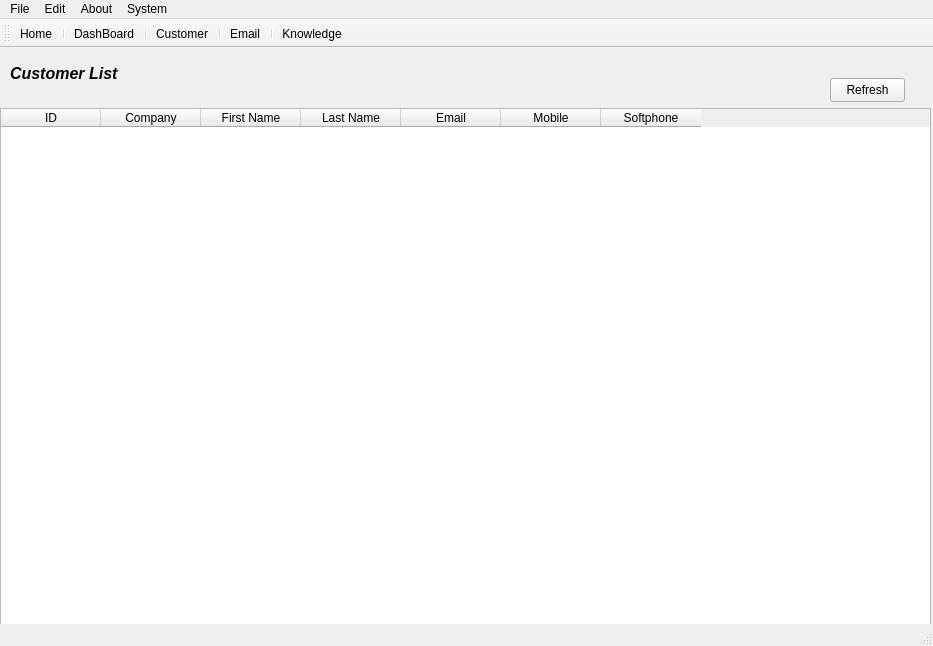
<?xml version="1.0" encoding="UTF-8"?>
<ui version="4.0">
 <class>CustomerList</class>
 <widget class="QMainWindow" name="CustomerList">
  <property name="geometry">
   <rect>
    <x>0</x>
    <y>0</y>
    <width>933</width>
    <height>646</height>
   </rect>
  </property>
  <property name="windowTitle">
   <string>MainWindow</string>
  </property>
  <widget class="QWidget" name="centralwidget">
   <widget class="QTableWidget" name="customerTableWidget">
    <property name="geometry">
     <rect>
      <x>0</x>
      <y>60</y>
      <width>931</width>
      <height>541</height>
     </rect>
    </property>
    <column>
     <property name="text">
      <string>ID</string>
     </property>
    </column>
    <column>
     <property name="text">
      <string>Company</string>
     </property>
    </column>
    <column>
     <property name="text">
      <string>First Name</string>
     </property>
    </column>
    <column>
     <property name="text">
      <string>Last Name</string>
     </property>
    </column>
    <column>
     <property name="text">
      <string>Email</string>
     </property>
    </column>
    <column>
     <property name="text">
      <string>Mobile</string>
     </property>
    </column>
    <column>
     <property name="text">
      <string>Softphone</string>
     </property>
    </column>
   </widget>
   <widget class="QLabel" name="label">
    <property name="geometry">
     <rect>
      <x>10</x>
      <y>10</y>
      <width>121</width>
      <height>31</height>
     </rect>
    </property>
    <property name="font">
     <font>
      <pointsize>12</pointsize>
      <italic>true</italic>
      <bold>true</bold>
     </font>
    </property>
    <property name="text">
     <string>Customer List</string>
    </property>
   </widget>
   <widget class="QPushButton" name="updateButton">
    <property name="geometry">
     <rect>
      <x>830</x>
      <y>30</y>
      <width>75</width>
      <height>24</height>
     </rect>
    </property>
    <property name="text">
     <string>Refresh</string>
    </property>
   </widget>
  </widget>
  <widget class="QMenuBar" name="menubar">
   <property name="geometry">
    <rect>
     <x>0</x>
     <y>0</y>
     <width>933</width>
     <height>22</height>
    </rect>
   </property>
   <widget class="QMenu" name="menuFile">
    <property name="title">
     <string>File</string>
    </property>
   </widget>
   <widget class="QMenu" name="menuEdit">
    <property name="title">
     <string>Edit</string>
    </property>
   </widget>
   <widget class="QMenu" name="menuAbout">
    <property name="title">
     <string>About</string>
    </property>
   </widget>
   <widget class="QMenu" name="menuSystem">
    <property name="title">
     <string>System</string>
    </property>
    <addaction name="actionHome"/>
    <addaction name="actionDashBoard"/>
    <addaction name="actionCustomer"/>
    <addaction name="actionEmail"/>
    <addaction name="actionKnowledge"/>
   </widget>
   <addaction name="menuFile"/>
   <addaction name="menuEdit"/>
   <addaction name="menuAbout"/>
   <addaction name="menuSystem"/>
  </widget>
  <widget class="QStatusBar" name="statusbar"/>
  <widget class="QToolBar" name="toolBar">
   <property name="windowTitle">
    <string>toolBar</string>
   </property>
   <attribute name="toolBarArea">
    <enum>TopToolBarArea</enum>
   </attribute>
   <attribute name="toolBarBreak">
    <bool>false</bool>
   </attribute>
   <addaction name="actionHome"/>
   <addaction name="separator"/>
   <addaction name="actionDashBoard"/>
   <addaction name="separator"/>
   <addaction name="actionCustomer"/>
   <addaction name="separator"/>
   <addaction name="actionEmail"/>
   <addaction name="separator"/>
   <addaction name="actionKnowledge"/>
  </widget>
  <action name="actionHome">
   <property name="icon">
    <iconset resource="Resources.qrc">
     <normaloff>:/Images/Home.png</normaloff>:/Images/Home.png</iconset>
   </property>
   <property name="text">
    <string>Home</string>
   </property>
  </action>
  <action name="actionDashBoard">
   <property name="icon">
    <iconset resource="Resources.qrc">
     <normaloff>:/Images/DashBoard.png</normaloff>:/Images/DashBoard.png</iconset>
   </property>
   <property name="text">
    <string>DashBoard</string>
   </property>
  </action>
  <action name="actionCustomer">
   <property name="icon">
    <iconset resource="Resources.qrc">
     <normaloff>:/Images/Customer.png</normaloff>:/Images/Customer.png</iconset>
   </property>
   <property name="text">
    <string>Customer</string>
   </property>
  </action>
  <action name="actionEmail">
   <property name="icon">
    <iconset resource="Resources.qrc">
     <normaloff>:/Images/Email.png</normaloff>:/Images/Email.png</iconset>
   </property>
   <property name="text">
    <string>Email</string>
   </property>
  </action>
  <action name="actionKnowledge">
   <property name="icon">
    <iconset resource="Resources.qrc">
     <normaloff>:/Images/Knowledge.png</normaloff>:/Images/Knowledge.png</iconset>
   </property>
   <property name="text">
    <string>Knowledge</string>
   </property>
  </action>
 </widget>
 <resources>
  <include location="Resources.qrc"/>
 </resources>
 <connections/>
</ui>
